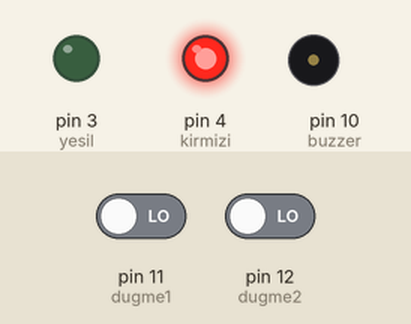
Recording of a sketch running on a simulated Arduino Uno, built with avr-gcc and run on an emulated ATmega328P. Parts: output pins drawn as LEDs (lit = HIGH), buzzer (waves = sounding, pin HIGH). The inputs (shaded band) are chosen by the test bench; at power-on: pin 11 (dugme1) LOW, pin 12 (dugme2) LOW.

Above: at 0.1 s.
Timing chart, 0 to 1.6 s (numbered marks = the images above):
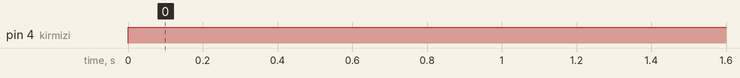

The sketch:

hirsiz_sensor.ino
```cpp
int yesil=3; // devrede kullandığımız elemanların pin atamalarını yaptık
int kirmizi=4;
int pir_sensor=2;
int buzzer=10;
int dugme1=11;
int dugme2 =12;
bool alarm=false;

void setup() {
  pinMode(yesil,OUTPUT);// giriş çıkış birimlerini belirledik.
  pinMode(kirmizi,OUTPUT);
  pinMode(buzzer,OUTPUT);
  pinMode(pir_sensor,INPUT);
  pinMode(dugme1,INPUT);
  pinMode(dugme1,INPUT);
  Serial.begin(9600);

}

void loop() {
if(digitalRead(dugme1)==HIGH) // devre aktif olması için basılması gereken düğme tanımlı
{
  alarm=true; delay(5000);
}
if(digitalRead(dugme2)==HIGH)// devre kapatılması için gereken düğme tanımlı
{
  alarm=false;
}
if(alarm==true)
{
  digitalWrite(yesil,HIGH);// devrenin çalıştığını gösteriyor
  digitalWrite(kirmizi,LOW);// devrenin kapalı olduğunu gösteriyor.
  if(digitalRead(pir_sensor)==HIGH)// sensör hareketalgılarsa
  {
    while(digitalRead(dugme2)==LOW)// düğme2 kapalı olana kadar buzzer ses çıkarıyor.
    {
      digitalWrite(buzzer,HIGH);
      delay(250);
      digitalWrite(buzzer,LOW);
      delay(250);
    }
  }
}
else{
  digitalWrite(yesil,LOW); // devre kapatıldığında olması gereken konum
  digitalWrite(kirmizi,HIGH);
}
}
```

Measured:
- by itself, pin 4 (kirmizi): LOW → HIGH at 0.00 s
